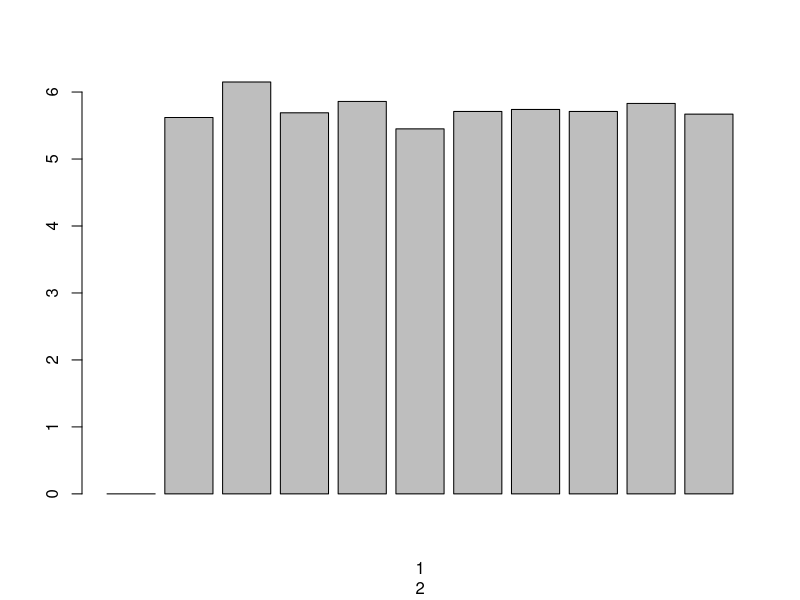
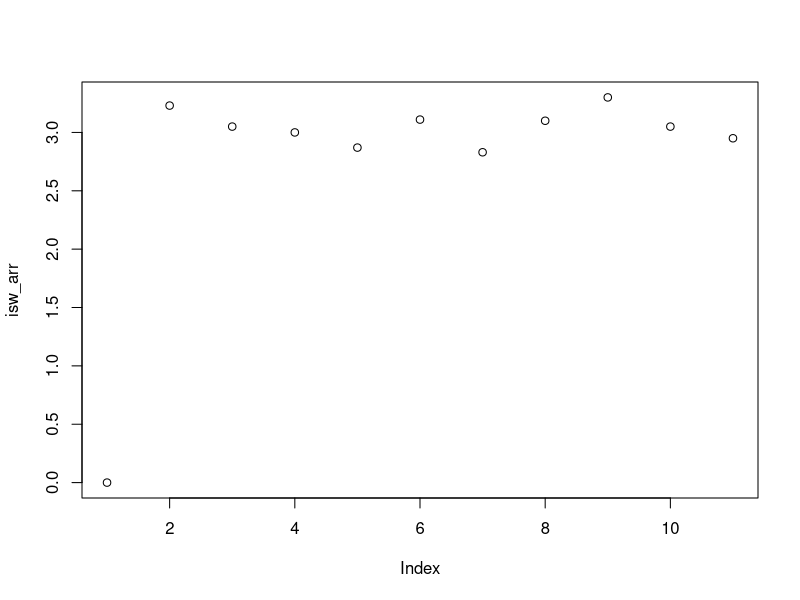
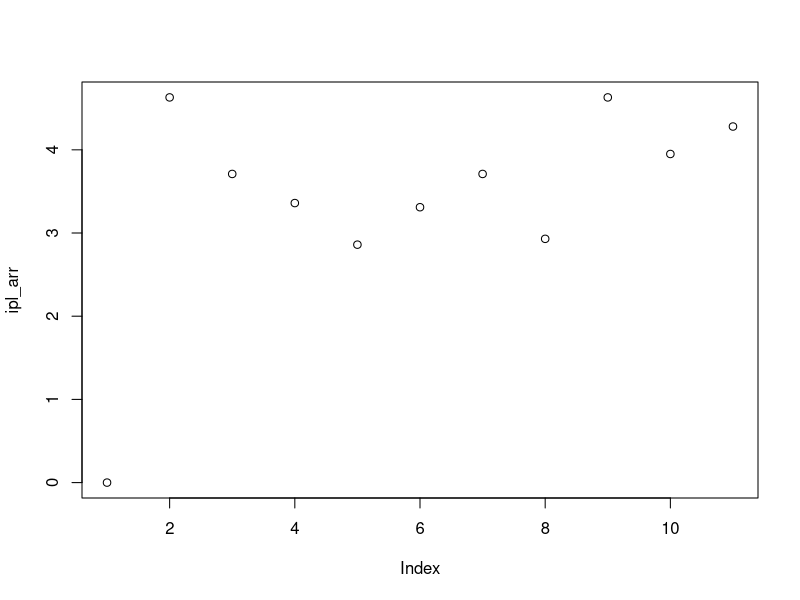
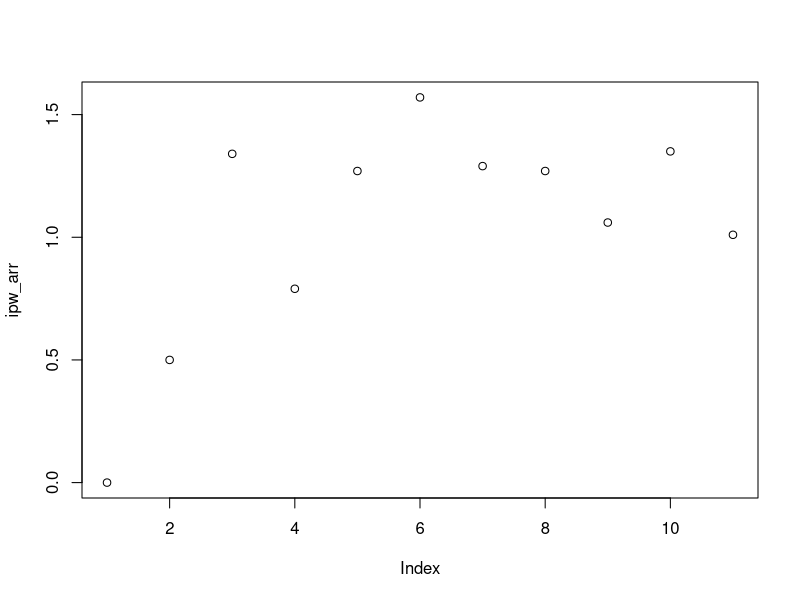

Reproduce these figures in R, in order.
#q1
#a
g=c(rep("Gold",20))
s=c(rep("Silver",30))
b=c(rep("Bronze",50))

data = c(g,s,b)
print(data)

sample(data,10)

#b
sample(c("success","failure"),10,replace=TRUE,prob=c(0.9,0.1))

# q2
#a
simulate_birthday_problem <- function(n, simulations=10000) {
  match_count <- 0
  
  for (i in 1:simulations) {
    birthdays <- sample(1:365, n, replace=TRUE)
    if (length(unique(birthdays)) < n) {
      match_count <- match_count + 1
    }
  }
  
  probability <- match_count / simulations
  return(probability)
}


ns <- 5:50
probabilities <- sapply(ns, simulate_birthday_problem)
print(probabilities)


#b
calculate_birthday_probability <- function(n) {
  prod <- 1
  for (i in 1:(n-1)) {
    prod <- prod * (1 - i / 365)
  }
  probability <- 1 - prod
  return(probability)
}

n <- 20
while (calculate_birthday_probability(n) <= 0.5) {
  n <- n + 1
}

cat("The smallest n where probability exceeds 0.5 is:", n, "\n")



#q3
conditional_prob <- function(prob_a_and_b, prob_b) {
  return(prob_a_and_b / prob_b)
}

prob_cloudy <- 0.4
prob_rain <- 0.2
prob_cloud_given_rain <- 0.85

prob_rain_given_cloudy <-
  conditional_prob(prob_cloud_given_rain * prob_rain, prob_cloudy)

print(prob_rain_given_cloudy)


#q4
idata <- iris
print(idata)
#a
head(idata)

#b
str(idata$Sepal.Length)

#c
range(idata$Sepal.Length)
range(idata$Sepal.Width)
range(idata$Petal.Length)
range(idata$Petal.Width)

#d
mean(idata$Sepal.Length)
mean(idata$Sepal.Width)
mean(idata$Petal.Length)
mean(idata$Petal.Width)

#e
median(idata$Sepal.Length)
median(idata$Sepal.Width)
median(idata$Petal.Length)
median(idata$Petal.Width)

#f

quantile(idata$Sepal.Length,1/4)
quantile(idata$Sepal.Length,3/4)

quantile(idata$Sepal.Width,1/4)
quantile(idata$Sepal.Width,3/4)

a<-quantile(idata$Petal.Length,1/4)
b<-quantile(idata$Petal.Length,3/4)
print(b-a)
quantile(idata$Petal.Width,1/4)
quantile(idata$Petal.Width,3/4)

IQR(idata$Sepal.Length)

IQR(idata$Sepal.Width)
IQR(idata$Petal.Length)
IQR(idata$Petal.Width)

#g

sd(idata$Sepal.Length)
var(idata$Sepal.Length)

sd(idata$Sepal.Width)
var(idata$Sepal.Width)

sd(idata$Petal.Length)
var(idata$Petal.Length)

sd(idata$Petal.Width)
var(idata$Petal.Width)

#h
?iris

#i
summary(idata)

#extra
isl_arr<-0
isw_arr<-0
ipl_arr<-0
ipw_arr<-0
for(i in 1:10){
  isl_sample<-sample(idata$Sepal.Length,10,replace=TRUE)
  print("Sepal Length")
  isl_mean<-mean(isl_sample)
  isl_arr<-c(isl_arr,isl_mean)
  print(paste("Mean for ",i," th sample", isl_mean))
}
labs=seq(1,10)
print(labs)
barplot(isl_arr,xlab=labs)

for(i in 1:10){
  isw_sample<-sample(idata$Sepal.Width,10,replace=TRUE)
  print("Sepal Width")
  isw_mean<-mean(isw_sample)
  isw_arr<-c(isw_arr,isw_mean)
  print(paste("Mean for ",i," th sample", mean(isw_sample)))
}
plot(isw_arr)

for(i in 1:10){
  ipl_sample<-sample(idata$Petal.Length,10,replace=TRUE)
  print("Petal Length")
  ipl_mean<-mean(ipl_sample)
  ipl_arr<-c(ipl_arr,ipl_mean)
  print(paste("Mean for ",i," th sample", mean(ipl_sample)))
}
plot(ipl_arr)

for(i in 1:10){
  ipw_sample<-sample(idata$Petal.Width,10,replace=TRUE)
  print("Petal Width")
  ipw_mean<-mean(ipw_sample)
  ipw_arr<-c(ipw_arr,ipw_mean)
  print(paste("Mean for ",i," th sample", mean(ipw_sample)))
}
plot(ipw_arr)

#q5

calculate_mode <- function(x) {
  freq_table <- table(x)
  max_freq <- max(freq_table)
  
  mode_values <- as.numeric(names(freq_table[freq_table == max_freq]))
  
  # If there's a single mode, return it. Otherwise, return all modes.
  if(length(mode_values) == 1) {
    return(mode_values)
  } else {
    return(mode_values)
  }
}

data2 <- c(1, 2, 2, 3, 4, 4, 4, 5, 6, 6, 6)
mode_value <- calculate_mode(data2)
paste("Mode:", mode_value)
